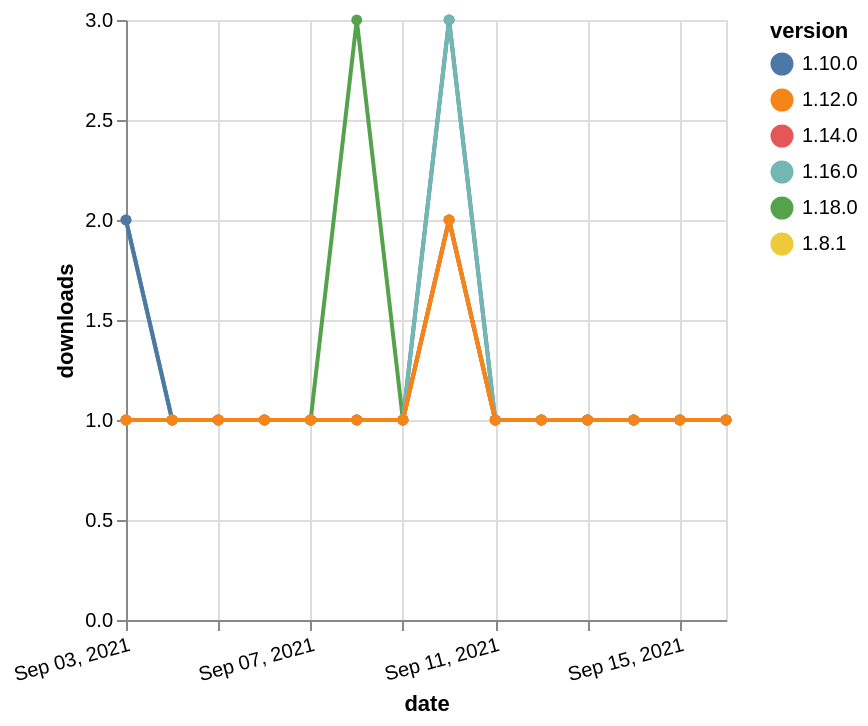

Here is the Vega-Lite specification saved for this chart:
### Vega-Lite specification from a JSON file in a GitHub repository (floating-point values rounded to 4 significant figures)
{"$schema": "https://vega.github.io/schema/vega-lite/v5.json", "description": "A simple bar chart with embedded data.", "data": {"values": [{"date": "2021-09-03", "total": 122, "delta": 2, "version": "1.18.0"}, {"date": "2021-09-04", "total": 123, "delta": 1, "version": "1.18.0"}, {"date": "2021-09-05", "total": 124, "delta": 1, "version": "1.18.0"}, {"date": "2021-09-06", "total": 125, "delta": 1, "version": "1.18.0"}, {"date": "2021-09-07", "total": 126, "delta": 1, "version": "1.18.0"}, {"date": "2021-09-08", "total": 129, "delta": 3, "version": "1.18.0"}, {"date": "2021-09-09", "total": 130, "delta": 1, "version": "1.18.0"}, {"date": "2021-09-10", "total": 132, "delta": 2, "version": "1.18.0"}, {"date": "2021-09-11", "total": 133, "delta": 1, "version": "1.18.0"}, {"date": "2021-09-12", "total": 134, "delta": 1, "version": "1.18.0"}, {"date": "2021-09-13", "total": 135, "delta": 1, "version": "1.18.0"}, {"date": "2021-09-14", "total": 136, "delta": 1, "version": "1.18.0"}, {"date": "2021-09-15", "total": 137, "delta": 1, "version": "1.18.0"}, {"date": "2021-09-16", "total": 138, "delta": 1, "version": "1.18.0"}, {"date": "2021-09-03", "total": 327, "delta": 2, "version": "1.10.0"}, {"date": "2021-09-04", "total": 328, "delta": 1, "version": "1.10.0"}, {"date": "2021-09-05", "total": 329, "delta": 1, "version": "1.10.0"}, {"date": "2021-09-06", "total": 330, "delta": 1, "version": "1.10.0"}, {"date": "2021-09-07", "total": 331, "delta": 1, "version": "1.10.0"}, {"date": "2021-09-08", "total": 332, "delta": 1, "version": "1.10.0"}, {"date": "2021-09-09", "total": 333, "delta": 1, "version": "1.10.0"}, {"date": "2021-09-10", "total": 336, "delta": 3, "version": "1.10.0"}, {"date": "2021-09-11", "total": 337, "delta": 1, "version": "1.10.0"}, {"date": "2021-09-12", "total": 338, "delta": 1, "version": "1.10.0"}, {"date": "2021-09-13", "total": 339, "delta": 1, "version": "1.10.0"}, {"date": "2021-09-14", "total": 340, "delta": 1, "version": "1.10.0"}, {"date": "2021-09-15", "total": 341, "delta": 1, "version": "1.10.0"}, {"date": "2021-09-16", "total": 342, "delta": 1, "version": "1.10.0"}, {"date": "2021-09-03", "total": 181, "delta": 1, "version": "1.16.0"}, {"date": "2021-09-04", "total": 182, "delta": 1, "version": "1.16.0"}, {"date": "2021-09-05", "total": 183, "delta": 1, "version": "1.16.0"}, {"date": "2021-09-06", "total": 184, "delta": 1, "version": "1.16.0"}, {"date": "2021-09-07", "total": 185, "delta": 1, "version": "1.16.0"}, {"date": "2021-09-08", "total": 186, "delta": 1, "version": "1.16.0"}, {"date": "2021-09-09", "total": 187, "delta": 1, "version": "1.16.0"}, {"date": "2021-09-10", "total": 190, "delta": 3, "version": "1.16.0"}, {"date": "2021-09-11", "total": 191, "delta": 1, "version": "1.16.0"}, {"date": "2021-09-12", "total": 192, "delta": 1, "version": "1.16.0"}, {"date": "2021-09-13", "total": 193, "delta": 1, "version": "1.16.0"}, {"date": "2021-09-14", "total": 194, "delta": 1, "version": "1.16.0"}, {"date": "2021-09-15", "total": 195, "delta": 1, "version": "1.16.0"}, {"date": "2021-09-16", "total": 196, "delta": 1, "version": "1.16.0"}, {"date": "2021-09-03", "total": 236, "delta": 1, "version": "1.8.1"}, {"date": "2021-09-04", "total": 237, "delta": 1, "version": "1.8.1"}, {"date": "2021-09-05", "total": 238, "delta": 1, "version": "1.8.1"}, {"date": "2021-09-06", "total": 239, "delta": 1, "version": "1.8.1"}, {"date": "2021-09-07", "total": 240, "delta": 1, "version": "1.8.1"}, {"date": "2021-09-08", "total": 241, "delta": 1, "version": "1.8.1"}, {"date": "2021-09-09", "total": 242, "delta": 1, "version": "1.8.1"}, {"date": "2021-09-10", "total": 244, "delta": 2, "version": "1.8.1"}, {"date": "2021-09-11", "total": 245, "delta": 1, "version": "1.8.1"}, {"date": "2021-09-12", "total": 246, "delta": 1, "version": "1.8.1"}, {"date": "2021-09-13", "total": 247, "delta": 1, "version": "1.8.1"}, {"date": "2021-09-14", "total": 248, "delta": 1, "version": "1.8.1"}, {"date": "2021-09-15", "total": 249, "delta": 1, "version": "1.8.1"}, {"date": "2021-09-16", "total": 250, "delta": 1, "version": "1.8.1"}, {"date": "2021-09-03", "total": 162, "delta": 1, "version": "1.14.0"}, {"date": "2021-09-04", "total": 163, "delta": 1, "version": "1.14.0"}, {"date": "2021-09-05", "total": 164, "delta": 1, "version": "1.14.0"}, {"date": "2021-09-06", "total": 165, "delta": 1, "version": "1.14.0"}, {"date": "2021-09-07", "total": 166, "delta": 1, "version": "1.14.0"}, {"date": "2021-09-08", "total": 167, "delta": 1, "version": "1.14.0"}, {"date": "2021-09-09", "total": 168, "delta": 1, "version": "1.14.0"}, {"date": "2021-09-10", "total": 170, "delta": 2, "version": "1.14.0"}, {"date": "2021-09-11", "total": 171, "delta": 1, "version": "1.14.0"}, {"date": "2021-09-12", "total": 172, "delta": 1, "version": "1.14.0"}, {"date": "2021-09-13", "total": 173, "delta": 1, "version": "1.14.0"}, {"date": "2021-09-14", "total": 174, "delta": 1, "version": "1.14.0"}, {"date": "2021-09-15", "total": 175, "delta": 1, "version": "1.14.0"}, {"date": "2021-09-16", "total": 176, "delta": 1, "version": "1.14.0"}, {"date": "2021-09-03", "total": 182, "delta": 1, "version": "1.12.0"}, {"date": "2021-09-04", "total": 183, "delta": 1, "version": "1.12.0"}, {"date": "2021-09-05", "total": 184, "delta": 1, "version": "1.12.0"}, {"date": "2021-09-06", "total": 185, "delta": 1, "version": "1.12.0"}, {"date": "2021-09-07", "total": 186, "delta": 1, "version": "1.12.0"}, {"date": "2021-09-08", "total": 187, "delta": 1, "version": "1.12.0"}, {"date": "2021-09-09", "total": 188, "delta": 1, "version": "1.12.0"}, {"date": "2021-09-10", "total": 190, "delta": 2, "version": "1.12.0"}, {"date": "2021-09-11", "total": 191, "delta": 1, "version": "1.12.0"}, {"date": "2021-09-12", "total": 192, "delta": 1, "version": "1.12.0"}, {"date": "2021-09-13", "total": 193, "delta": 1, "version": "1.12.0"}, {"date": "2021-09-14", "total": 194, "delta": 1, "version": "1.12.0"}, {"date": "2021-09-15", "total": 195, "delta": 1, "version": "1.12.0"}, {"date": "2021-09-16", "total": 196, "delta": 1, "version": "1.12.0"}]}, "width": "container", "mark": {"type": "line", "point": {"filled": true}}, "encoding": {"x": {"field": "date", "type": "temporal", "timeUnit": "yearmonthdate", "title": "date", "axis": {"labelAngle": -15}}, "y": {"field": "delta", "type": "quantitative", "title": "downloads"}, "color": {"field": "version", "type": "nominal"}, "tooltip": {"field": "delta"}}}
